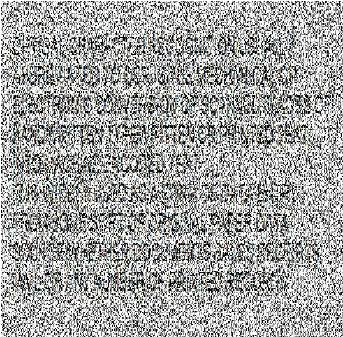
#> input picture images-2.jpeg, 343 x 337 px
$ python -i morphology.py   (imports and definitions only)
#> lines starting #> are read from the running program, lines starting #| are printed output that depends on the picture
#> further down, picture is the input picture: shape (337, 343, 3); mean B, G, R 161.9, 162.8, 162.2
import cv2
import numpy as np

def get_structuring_element(shape='rect', ksize=(3, 3)):
    """Create morphological structuring element."""
    if shape == 'ellipse':
        return cv2.getStructuringElement(cv2.MORPH_ELLIPSE, ksize)
    elif shape == 'cross':
        return cv2.getStructuringElement(cv2.MORPH_CROSS, ksize)
    else:
        return cv2.getStructuringElement(cv2.MORPH_RECT, ksize)

def apply_opening(image, ksize=(3,3), shape='rect'):
    """
    Morphological Opening (Erosion followed by Dilation).
    Useful for removing small noise (salt/speckles) in the background.
    Note: For text, background is white and text is black.
    """
#> called with ksize = (3, 3), shape = 'rect'
    kernel = get_structuring_element(shape, ksize)
    # Opening on inverted image (where text is white) removes small white noise
    inverted = cv2.bitwise_not(image)
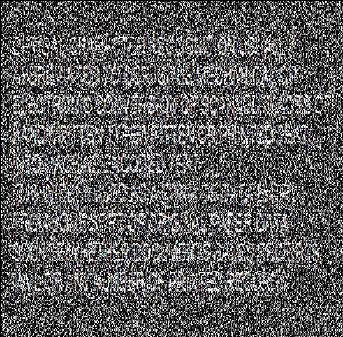
#> inverted: shape (337, 343, 3); mean B, G, R 93.1, 92.2, 92.8
    opened = cv2.morphologyEx(inverted, cv2.MORPH_OPEN, kernel)
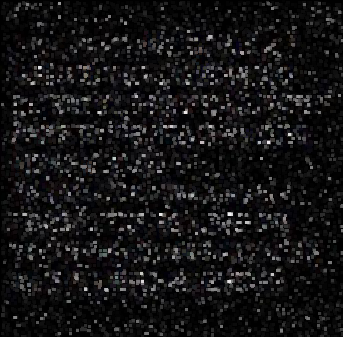
#> opened: shape (337, 343, 3); mean B, G, R 21.6, 20.7, 21.3
    return cv2.bitwise_not(opened)
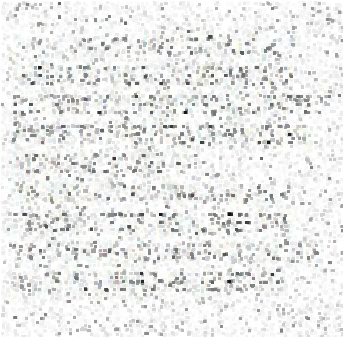
#> returned value: shape (337, 343, 3); mean of channels 0, 1, 2 233.4, 234.3, 233.7; drawn as B, G, R

def apply_closing(image, ksize=(3,3), shape='rect'):
    """
    Morphological Closing (Dilation followed by Erosion).
    Useful for bridging small gaps and discontinuities in text strokes.
    """
    kernel = get_structuring_element(shape, ksize)
    # Closing on inverted image closes gaps in white text
    inverted = cv2.bitwise_not(image)
    closed = cv2.morphologyEx(inverted, cv2.MORPH_CLOSE, kernel)
    return cv2.bitwise_not(closed)

def apply_dilation(image, ksize=(2,2)):
    """Simple morphological dilation to thicken text strokes."""
    kernel = get_structuring_element('rect', ksize)
    inverted = cv2.bitwise_not(image)
    dilated = cv2.dilate(inverted, kernel, iterations=1)
    return cv2.bitwise_not(dilated)

>>> import cv2
>>> picture = cv2.imread('../images-2.jpeg')
>>> result = apply_opening(picture)

$ run again, on images-3.jpeg
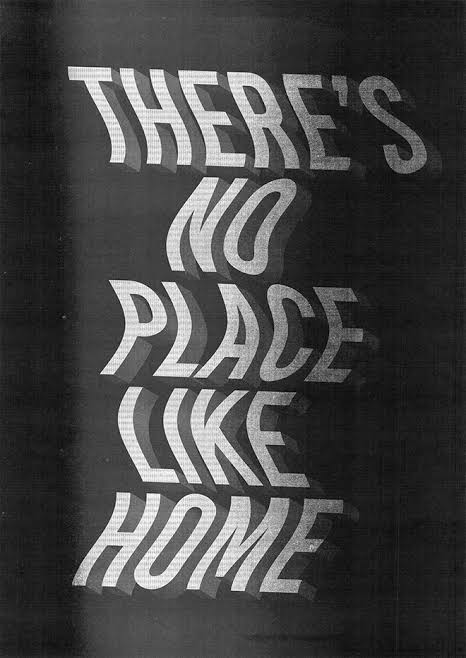
#> input picture images-3.jpeg, 466 x 658 px
#> picture is the input picture: shape (658, 466, 3); min 0, max 255, mean 69.2
#> in apply_opening, `inverted = cv2.bitwise_not(image)`:
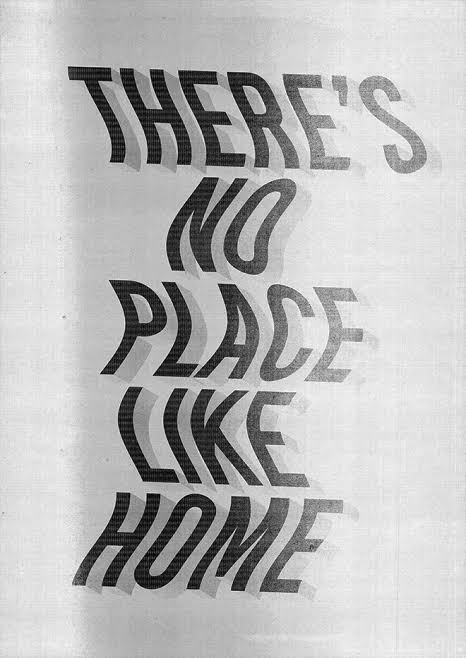
#> inverted: shape (658, 466, 3); min 0, max 255, mean 185.8
